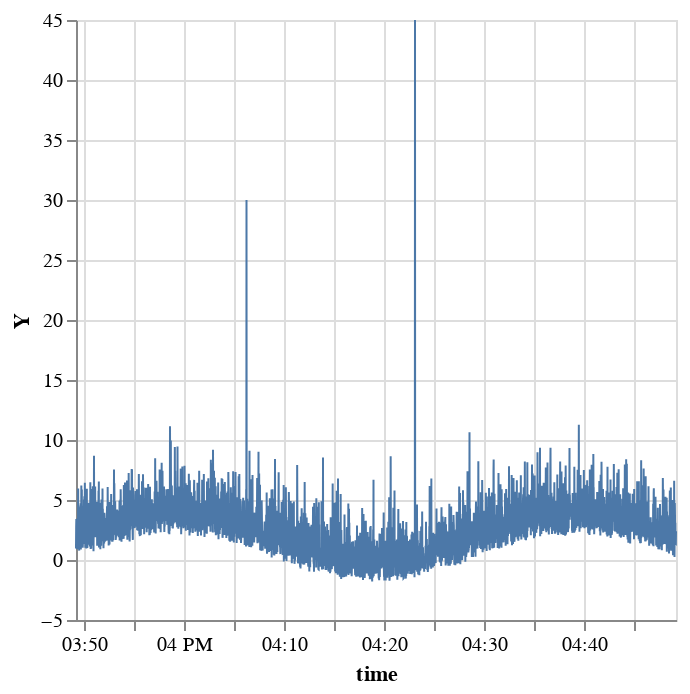

The code cell stored with this chart in its notebook:
### Code cell
# base signal, high res
n=3600
resolution=1 # sec
noise = gamma.rvs(2.2, size=n)
signal = np.sin(np.linspace(0, np.pi*3, n))*2 + noise
signal[1023] = 30
signal[2034] = 45
timestamps = gen_timestamps(n, 1)

original_gauge = alt.Chart(pd.DataFrame({"time": timestamps, "Y": signal})).mark_line(size=1)\
    .encode(x="time:T", y="Y").properties(width="container")
original_gauge

### Figure 1 — Vega-Lite specification as saved in the notebook (floating-point values rounded to 4 significant figures; data arrays with more than 128 entries replaced by an {"elided": "..."} marker saying what was removed)
{"config": {"view": {"continuousWidth": 300, "continuousHeight": 300}}, "data": {"name": "data-e86b44e47befe93c2b3bedbc2516dd3b"}, "mark": {"type": "line", "size": 1}, "encoding": {"x": {"field": "time", "type": "temporal"}, "y": {"field": "Y", "type": "quantitative"}}, "width": "container", "$schema": "https://vega.github.io/schema/vega-lite/v5.20.1.json", "datasets": {"data-e86b44e47befe93c2b3bedbc2516dd3b": {"elided": "3600 records"}}}
